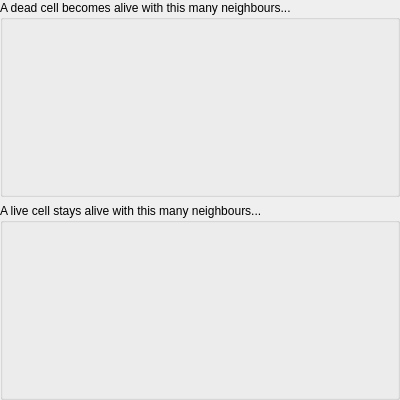
<?xml version="1.0" encoding="UTF-8"?>
<ui version="4.0">
  <class>RulesDialog</class>
  <widget class="QDialog" name="RulesDialog">
    <property name="geometry">
      <rect>
        <x>0</x>
        <y>0</y>
        <width>400</width>
        <height>400</height>
      </rect>
    </property>
    <property name="sizePolicy">
      <sizepolicy hsizetype="Ignored" vsizetype="Ignored">
        <horstretch>0</horstretch>
        <verstretch>0</verstretch>
      </sizepolicy>
    </property>
    <property name="windowTitle">
      <string>Change Rules</string>
    </property>
    <widget class="QWidget" name="centralWidget" native="true">
      <property name="geometry">
        <rect>
          <x>0</x>
          <y>0</y>
          <width>400</width>
          <height>400</height>
        </rect>
      </property>
      <property name="sizePolicy">
        <sizepolicy hsizetype="Expanding" vsizetype="Expanding">
          <horstretch>0</horstretch>
          <verstretch>0</verstretch>
        </sizepolicy>
      </property>
      <layout class="QVBoxLayout" name="verticalLayout">
        <item>
          <widget class="QGroupBox" name="bornGroupBox">
            <property name="title">
              <string>A dead cell becomes alive with this many neighbours...</string>
            </property>
          </widget>
        </item>
        <item>
          <widget class="QGroupBox" name="survivesGroupBox">
            <property name="title">
              <string>A live cell stays alive with this many neighbours...</string>
            </property>
          </widget>
        </item>
      </layout>
    </widget>
  </widget>
  <resources/>
  <connections/>
</ui>
